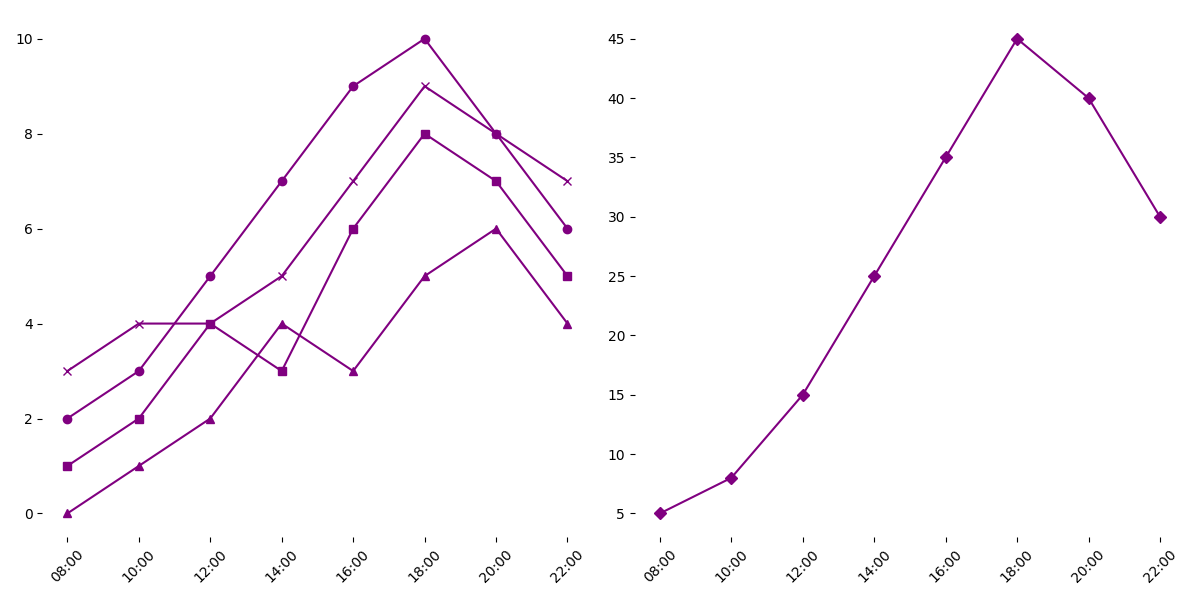

The script that drew this image:
import matplotlib.pyplot as plt
import numpy as np

times = np.array(['08:00', '10:00', '12:00', '14:00', '16:00', '18:00', '20:00', '22:00'])

pop_bands = np.array([2, 3, 5, 7, 9, 10, 8, 6])
rock_bands = np.array([1, 2, 4, 3, 6, 8, 7, 5])
indie_bands = np.array([0, 1, 2, 4, 3, 5, 6, 4])
jazz_bands = np.array([3, 4, 4, 5, 7, 9, 8, 7])

audience_attendance = np.array([5, 8, 15, 25, 35, 45, 40, 30])

fig, axes = plt.subplots(1, 2, figsize=(12, 6), sharex=True)

common_color = 'purple'

axes[0].plot(times, pop_bands, '-o', color=common_color)
axes[0].plot(times, rock_bands, '-s', color=common_color)
axes[0].plot(times, indie_bands, '-^', color=common_color)
axes[0].plot(times, jazz_bands, '-x', color=common_color)

axes[1].plot(times, audience_attendance, '-D', color=common_color)

for ax in axes:
    ax.tick_params(axis='x', rotation=45)
    ax.set_frame_on(False)  # Optionally remove borders

plt.tight_layout()
plt.show()
